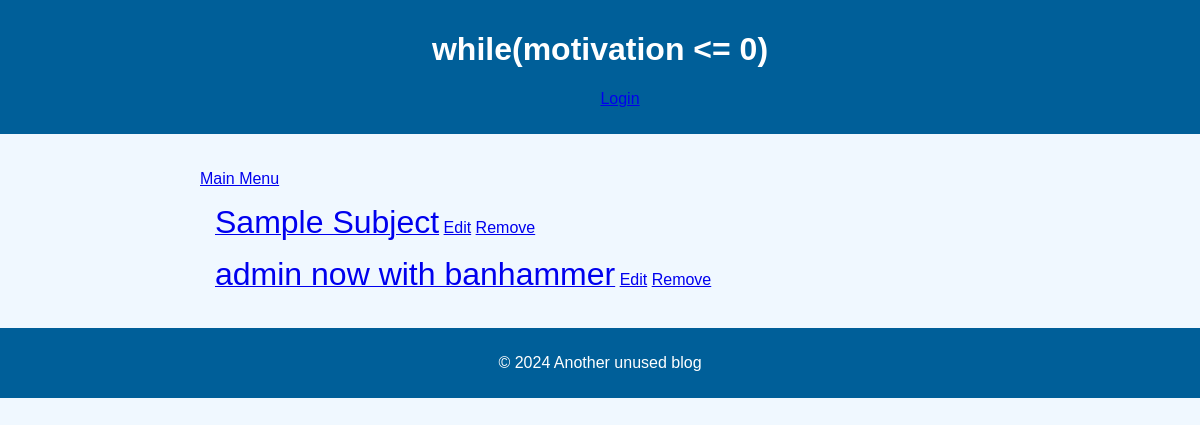
The app's page /post, older data.
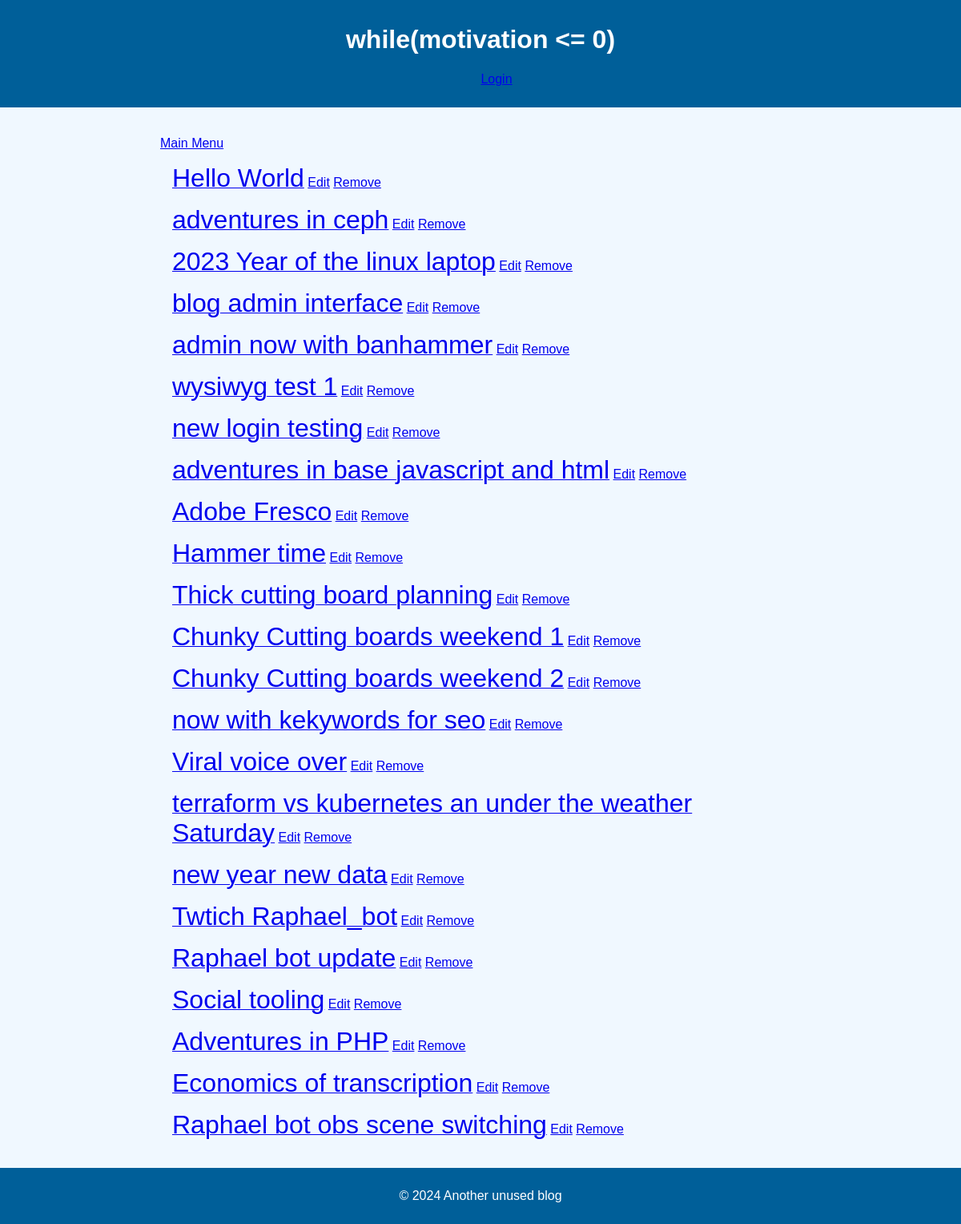
The same page, newer data.
### tables this page shows
CREATE TABLE post
(
    id      integer not null
        constraint id
            primary key autoincrement,
    subject TEXT
, date INTEGER, rss_description TEXT, seo_keywords TEXT, body TEXT, old_id TEXT);

### app.py (the view)
@app.route('/post', methods=['GET'])
def blogposts():
    conn = sqlite3.connect(db_path)
    sql = "SELECT * FROM post order by id desc"
    cur = conn.cursor()
    cur.execute(sql)
    results = cur.fetchall()
    posts = []
    for result in results:
        post = {
            'id': result[0],
            'subject': result[1],
            'date': result[2],
            'rss_description': result[3],
            'seo_keywords': result[4],
            'body': result[5]
        }
        posts.append(post)
    cur.close()
    conn.close()
    return render_template("postlist.html", posts=posts)

### templates/postlist.html
{% extends 'base.html' %}
{% block content %}
    <p><a href="{{ url_for("show_menu") }}">Main Menu</a></p>
    {%for blog in posts%}
    <div class="postbox" id="post{{blog['id']}}" data-keywords="{{blog['seo']}}">
        <a href="/post/{{blog['id']}}"><span class="posttitle">{{blog['subject']}}</span></a>
        <a href="{{ url_for("edit_blog_posts",number=blog['id']) }}">Edit</a>
        <a href="{{ url_for("remove_blog_post",postid=blog['id']) }}">Remove</a>
    </div>
{%endfor%}
{% endblock %}

### templates/base.html (shortened to what this page needs)
<!DOCTYPE html>
<html lang="en">
<head>
    <link rel="stylesheet" href="{{ url_for('static', filename='style.css') }}">
</head>
<body>
    <header>
        <h1>while(motivation <= 0)</h1>
    <nav>
        <ul class="adminmenu">
            {% if current_user.is_authenticated %}
                <li><a href="{{ url_for('show_menu') }}">Menu</a></li>
            {% else %}
                <li><a href="{{ url_for('login_get') }}">Login</a></li>
            {% endif %}
        </ul>
    </nav>
    </header>
    <main>
        {% block content %}{% endblock %}
    </main>
    <footer>
        <p>© 2024 Another unused blog</p>
    </footer>
</body>
</html>

### static/style.css (style rules this page uses)
body { font-family: Arial, sans-serif; background-color: #f0f8ff; color: #333; margin: 0; padding: 0; }
header { background-color: #005f99; color: white; padding: 10px 0; text-align: center; }
main { padding: 20px; max-width: 800px; margin: auto; }
footer { background-color: #005f99; color: white; text-align: center; padding: 10px 0; width: 100%; bottom: 0; }
.adminmenu { list-style-type: none; }
.posttitle { font-size: xx-large; }
.postbox { margin: 15px; position: relative; }

Row changes from the older to the newer data that the page shows:
removed post: subject "Sample Subject"
added post: subject "Hello World"
added post: subject "adventures in ceph"
added post: subject "2023 Year of the linux laptop"
added post: subject "blog admin interface"
added post: subject "wysiwyg test 1"
added post: subject "new login testing"
added post: subject "adventures in base javascript and html"
added post: subject "Adobe Fresco"
added post: subject "Hammer time"
added post: subject "Thick cutting board planning"
added post: subject "Chunky Cutting boards weekend 1"
added post: subject "Chunky Cutting boards weekend 2"
added post: subject "now with kekywords for seo"
added post: subject "Viral voice over"
added post: subject "terraform vs kubernetes an under the weather Saturday"
added post: subject "new year new data"
added post: subject "Twtich Raphael_bot"
added post: subject "Raphael bot update"
added post: subject "Social tooling"
added post: subject "Adventures in PHP"
added post: subject "Economics of transcription"
added post: subject "Raphael bot obs scene switching"
